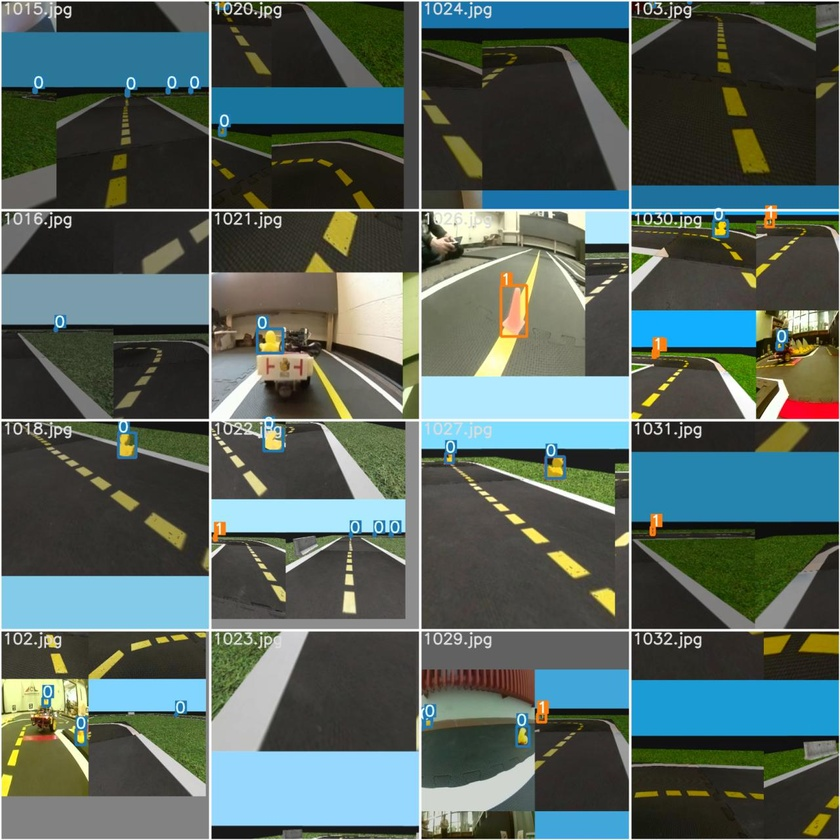
#> input picture object-detection/solution/images/train_batch1.jpg, 840 x 840 px, shrunk from 1280 x 1280 before the run
$ python -i visual_servoing_activity.py   (imports and definitions only)   (older library calls are emulated)
#> lines starting #> are read from the running program, lines starting #| are printed output that depends on the picture; after the words box and inside, x2 and y2 are one past the last pixel; in counts of white or black regions, pixels touching at a corner belong together
#> further down, picture is the input picture: shape (840, 840, 3); mean B, G, R 93.4, 99.2, 84.1
#!/usr/bin/env python
# coding: utf-8

# In[40]:


# The function written in this cell will actually be ran on your robot (sim or real).
# Put together the steps above and write your DeltaPhi function!
# DO NOT CHANGE THE NAME OF THIS FUNCTION, INPUTS OR OUTPUTS, OR THINGS WILL BREAK

import cv2
import numpy as np


def get_steer_matrix_left_lane_markings(shape):
    """
        Args:
            shape: The shape of the steer matrix (tuple of ints)
        Return:
            steer_matrix_left_lane: The steering (angular rate) matrix for Braitenberg-like control
                                    using the masked left lane markings (numpy.ndarray)
    """

    # steer_matrix_left_lane = -np.eye(shape[0],shape[1])*0.1
    # steer_matrix_left_lane = -np.block([
    #     [np.zeros((240,320), dtype=np.ndarray), np.zeros((240,320), dtype=np.ndarray)],
    #     [np.eye(240, dtype=np.ndarray), np.zeros((240,320+80), dtype=np.ndarray)]*0.1
    # ])
    steer_matrix_left_lane = -np.ones((1,shape[1]), dtype=np.ndarray)*(1/shape[1])
    # print(shape)

    return steer_matrix_left_lane


# In[41]:


# The function written in this cell will actually be ran on your robot (sim or real).
# Put together the steps above and write your DeltaPhi function!
# DO NOT CHANGE THE NAME OF THIS FUNCTION, INPUTS OR OUTPUTS, OR THINGS WILL BREAK


def get_steer_matrix_right_lane_markings(shape):
    """
        Args:
            shape: The shape of the steer matrix (tuple of ints)
        Return:
            steer_matrix_right_lane: The steering (angular rate) matrix for Braitenberg-like control
                                     using the masked right lane markings (numpy.ndarray)
    """

    # steer_matrix_right_lane = np.eye(shape[0],shape[1])*0.1
    # steer_matrix_right_lane = np.block([
    #     [np.zeros((240,320), dtype=np.ndarray), np.zeros((240,320), dtype=np.ndarray)],
    #     [np.zeros((240,320+80), dtype=np.ndarray), np.eye(240, dtype=np.ndarray)]
    # ])*0.1
    steer_matrix_right_lane = np.ones((1,shape[1]), dtype=np.ndarray)*(1/shape[1])
    # print(shape)

    return steer_matrix_right_lane


# In[37]:


# The function written in this cell will actually be ran on your robot (sim or real).
# Put together the steps above and write your DeltaPhi function!
# DO NOT CHANGE THE NAME OF THIS FUNCTION, INPUTS OR OUTPUTS, OR THINGS WILL BREAK

import cv2
import numpy as np
import sys


def detect_lane_markings(image):
    """
        Args:
            image: An image from the robot's camera in the BGR color space (numpy.ndarray)
        Return:
            left_masked_img:   Masked image for the dashed-yellow line (numpy.ndarray)
            right_masked_img:  Masked image for the solid-white line (numpy.ndarray)
    """

    # RGB, HSV, GRAY
    imgrgb = cv2.cvtColor(image, cv2.COLOR_BGR2RGB)
    imghsv = cv2.cvtColor(image, cv2.COLOR_BGR2HSV)
#> imghsv: shape (840, 840, 3); mean H, S, V 45.5, 81.4, 109.3
    img = cv2.cvtColor(image, cv2.COLOR_BGR2GRAY)

    h, w, _ = image.shape
#> h = 840; w = 840

    # BLUR
    sigma = 3
    img_gaussian_filter = cv2.GaussianBlur(img,(0,0), sigma)
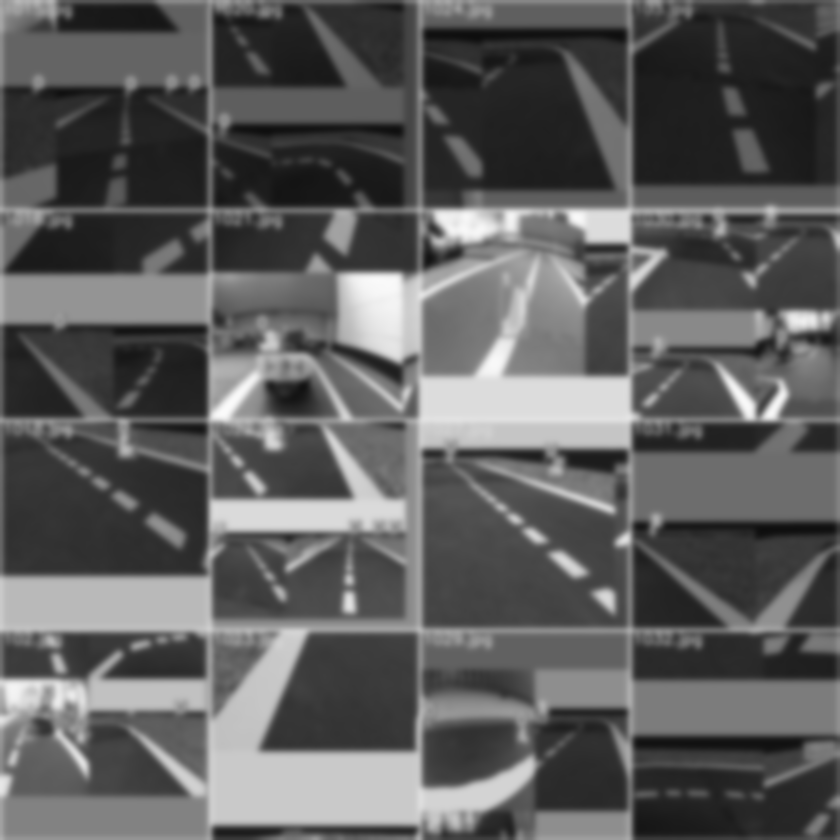
#> img_gaussian_filter: shape (840, 840); min 14, max 250, mean 93.8

    # SOBEL
    sobelx = cv2.Sobel(img_gaussian_filter,cv2.CV_64F,1,0)
    sobely = cv2.Sobel(img_gaussian_filter,cv2.CV_64F,0,1)
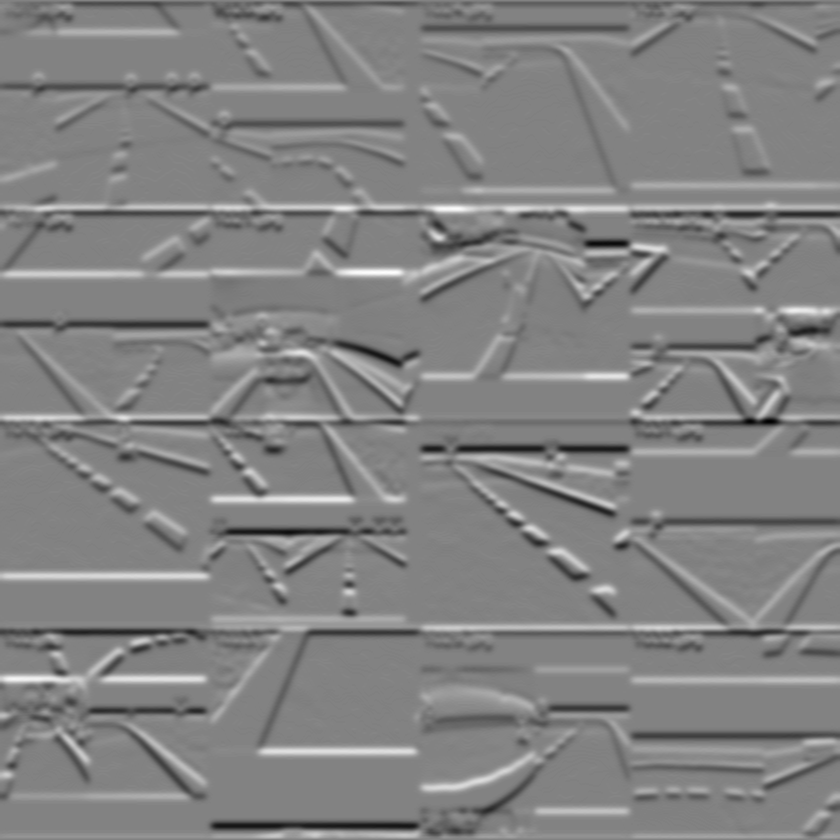
#> sobely: shape (840, 840) float64; min -219, max 208, mean -0.1; drawn with min black and max white
    Gmag = np.sqrt(sobelx*sobelx + sobely*sobely)
    Gdir = cv2.phase(np.array(sobelx, np.float32), np.array(sobely, dtype=np.float32), angleInDegrees=True)
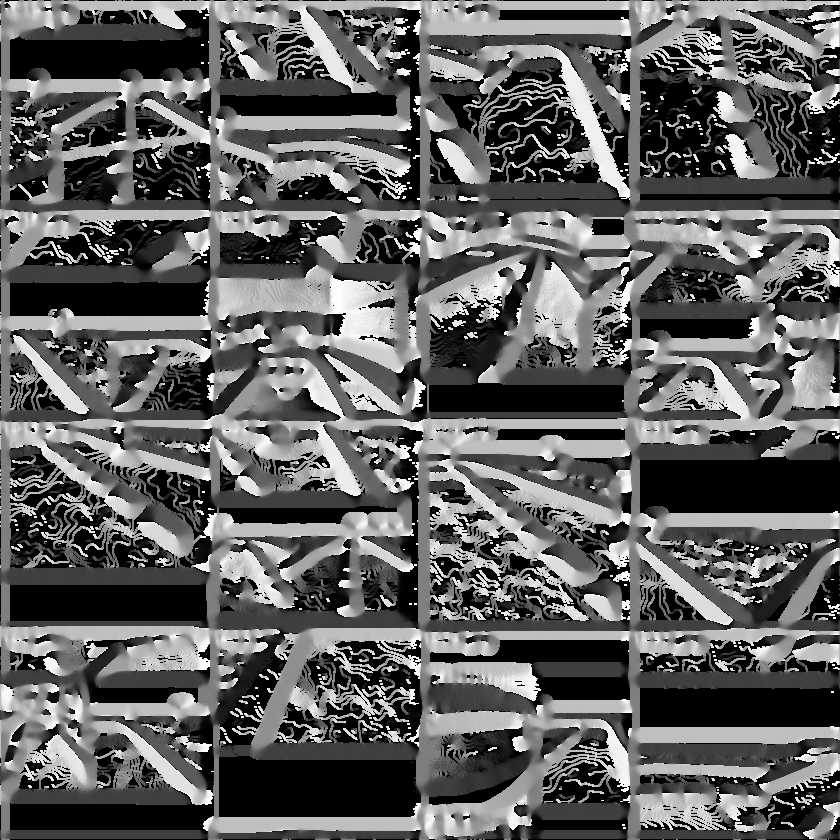
#> Gdir: shape (840, 840) float32; min 0, max 359.7, mean 135.8; drawn with min black and max white

    # MAGNITUDE FILTER
    threshold = 60 # CHANGE ME
    mask_mag = (Gmag > threshold)
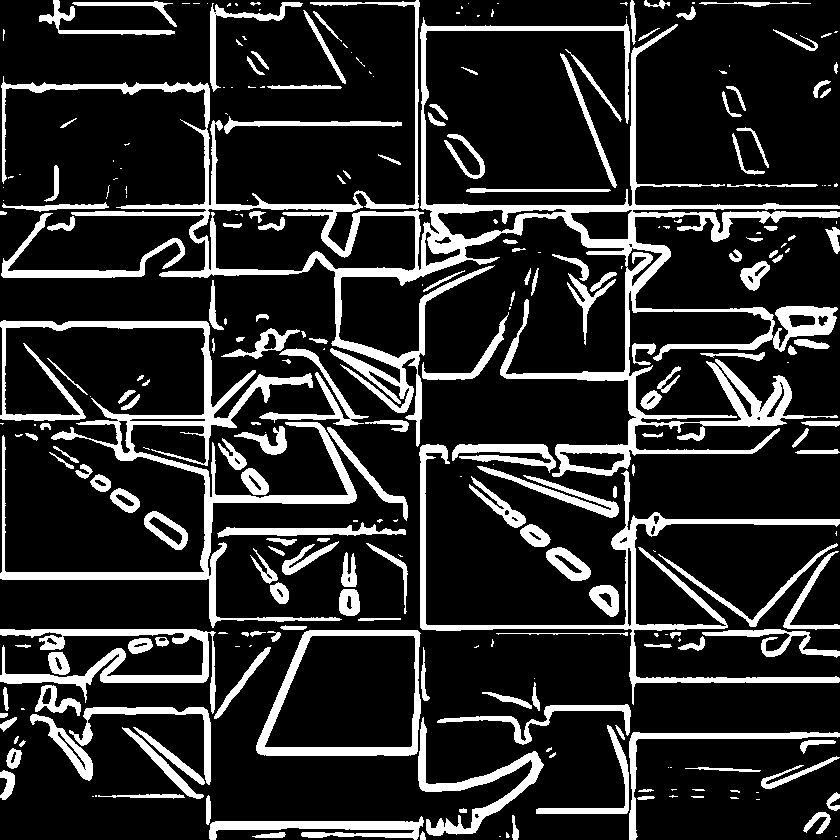
#> mask_mag: shape (840, 840) bool; 17.2% white; 280 white regions (102 under 20 px), largest, box (x1, y1, x2, y2) and area: (1, 0, 840, 477) 36139, (0, 320, 357, 628) 13204, (419, 444, 840, 705) 7489
    mask_mag = mask_mag*Gmag

    # COLOR FILTER
    sensitivity = 100
    white_lower_hsv = np.array([0, 0, 255-sensitivity])         # CHANGE ME
    white_upper_hsv = np.array([179, sensitivity, 255])   # CHANGE ME
    yellow_lower_hsv = np.array([19, 100, 100])
    yellow_upper_hsv = np.array([28, 255, 255])
    #white_lower_hsv = np.array([0,0,168])
    #white_upper_hsv = np.array([172,111,255])
    mask_white = cv2.inRange(imghsv, white_lower_hsv, white_upper_hsv)
#> mask_white: shape (840, 840); 13.2% white; 457 white regions (336 under 20 px), largest, box (x1, y1, x2, y2) and area: (0, 0, 840, 840) 80645, (433, 704, 535, 726) 1088, (119, 724, 206, 797) 1075
    mask_yellow = cv2.inRange(imghsv, yellow_lower_hsv, yellow_upper_hsv)
#> mask_yellow: shape (840, 840); 2.8% white; 342 white regions (240 under 20 px), largest, box (x1, y1, x2, y2) and area: (757, 340, 838, 400) 2864, (323, 212, 358, 256) 946, (733, 130, 769, 172) 924

    # ORIENTATION
    mask_sobelx_pos = (sobelx > 0)
#> mask_sobelx_pos: shape (840, 840) bool; 31% white; 1252 white regions (736 under 20 px), largest, box (x1, y1, x2, y2) and area: (302, 0, 427, 840) 26041, (138, 0, 283, 682) 13386, (680, 322, 839, 840) 13291
    mask_sobelx_neg = (sobelx < 0)
#> mask_sobelx_neg: shape (840, 840) bool; 31.2% white; 1177 white regions (682 under 20 px), largest, box (x1, y1, x2, y2) and area: (1, 0, 203, 683) 24264, (601, 0, 752, 840) 20377, (208, 0, 399, 461) 19176
    mask_sobely_neg = (sobely < 0)
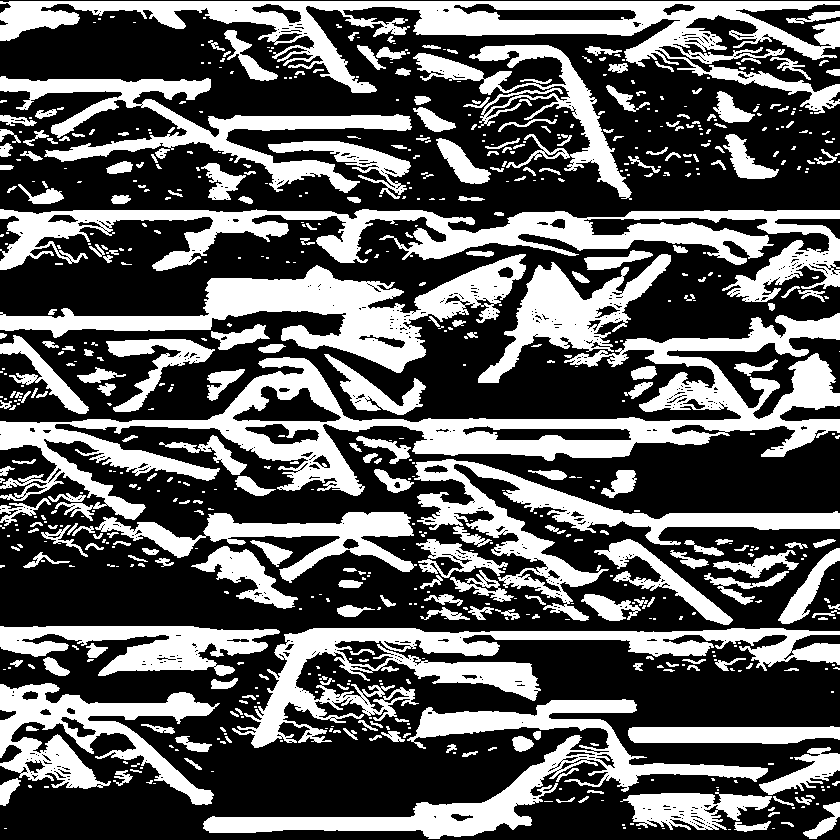
#> mask_sobely_neg: shape (840, 840) bool; 36.5% white; 694 white regions (404 under 20 px), largest, box (x1, y1, x2, y2) and area: (0, 313, 840, 521) 36313, (0, 1, 840, 114) 24021, (0, 209, 840, 302) 23142

    # SUM-UP
    mask_left_edge = mask_mag * mask_sobelx_neg * mask_sobely_neg * mask_yellow
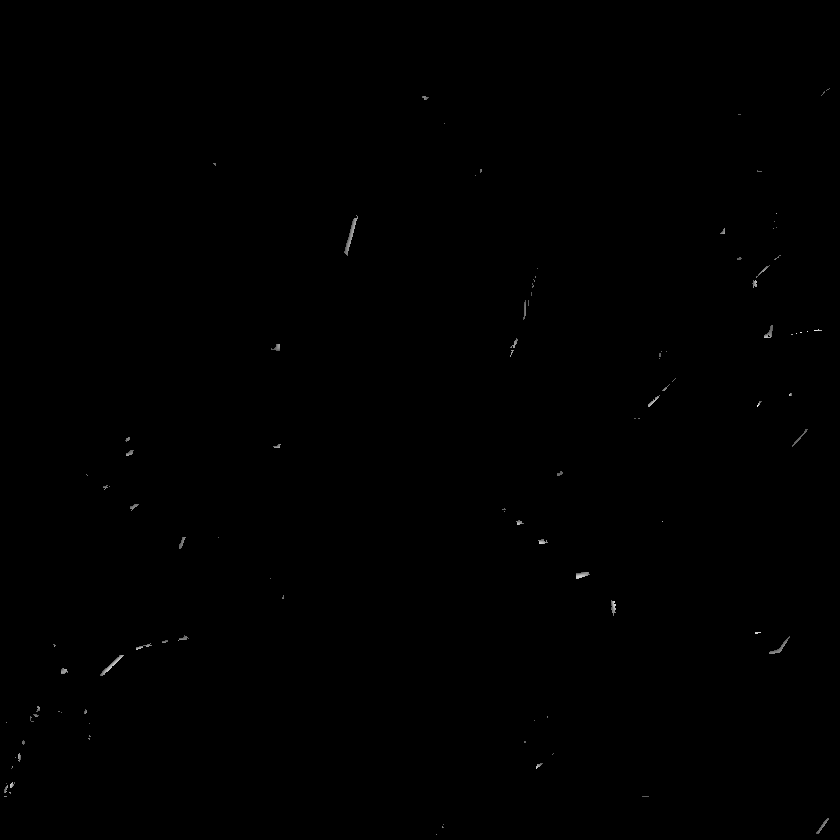
#> mask_left_edge: shape (840, 840) float64; min 0, max 44475.4, mean 48.9; drawn with min black and max white
    mask_right_edge = mask_mag * mask_sobelx_pos * mask_sobely_neg * mask_white

    # [21 lines of commented-out code are left out]

    return (mask_left_edge, mask_right_edge)

>>> import cv2
>>> picture = cv2.imread('../../../../../object-detection/solution/images/train_batch1.jpg')
>>> result = detect_lane_markings(picture)
